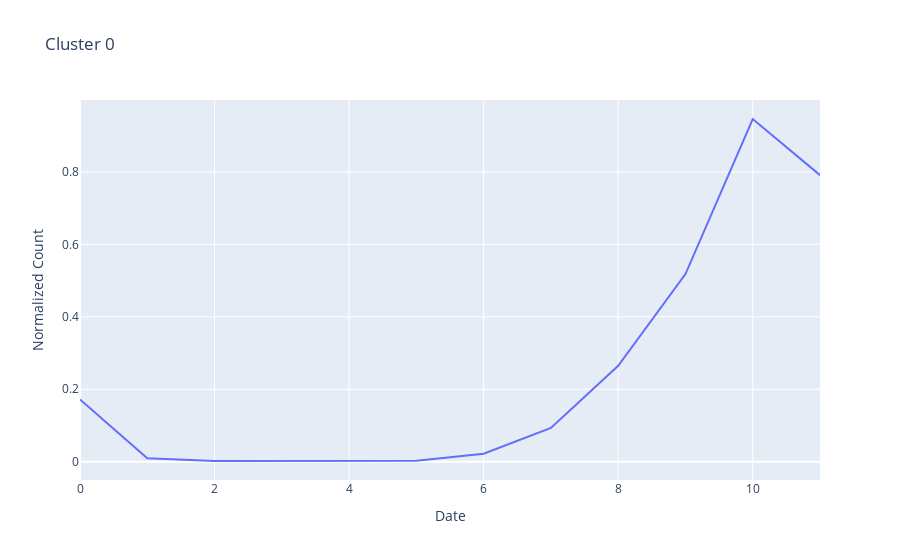
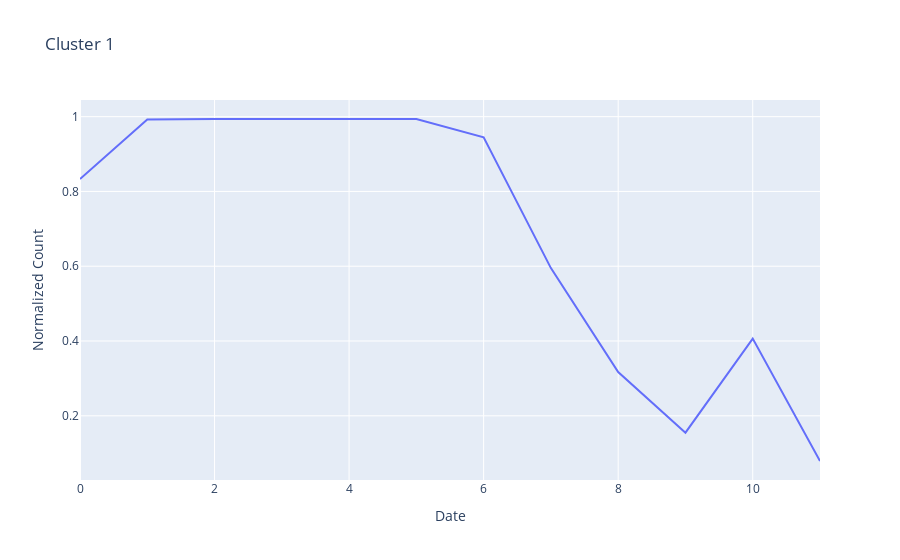
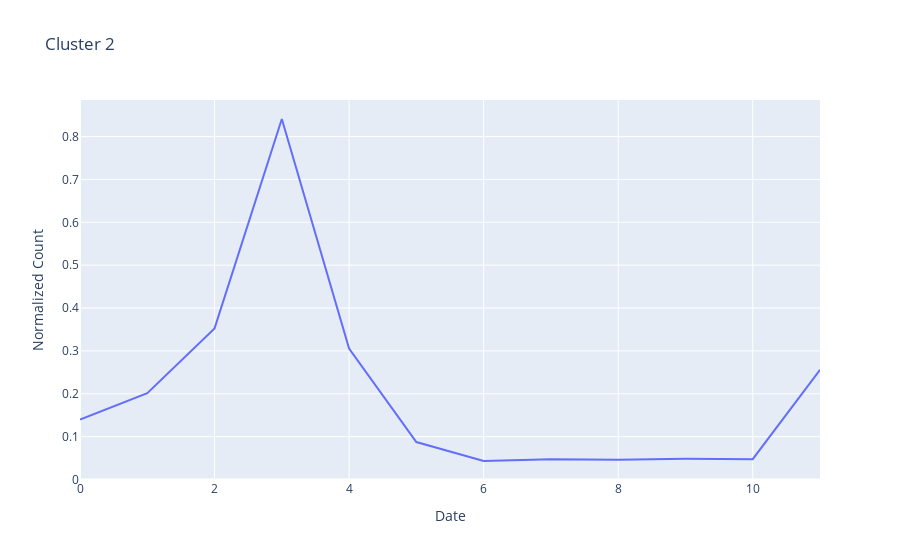

Source (notebook cell) for these figures, in order:
### Code cell
for i in range(num_clusters):
    fig = go.Figure()
    windows = cluster_df[cluster_df["cluster"] == i].index.values
    
    fig.add_trace(go.Scatter(y = centroids[i], mode = "lines", name = "Centroid"))
    """
    for window in windows:
        fig.add_trace(go.Scatter(y = df.loc[window], mode = "lines",
                                name = window))
    """
    fig.update_layout(title = f"Cluster {i}", xaxis_title = "Date", yaxis_title = "Normalized Count", hovermode = "x")
    fig.show()

### Figure 1 — Plotly figure (JSON) as saved in the notebook; plotly's stock layout.template omitted (floating-point values rounded to 4 significant figures)
{"data": [{"mode": "lines", "name": "Centroid", "type": "scatter", "y": [0.1718, 0.009596, 0.001952, 0.001999, 0.001987, 0.002563, 0.02215, 0.0932, 0.265, 0.5181, 0.9461, 0.791]}], "layout": {"autosize": true, "hovermode": "x", "title": {"text": "Cluster 0"}, "xaxis": {"autorange": true, "range": [0, 11], "title": {"text": "Date"}}, "yaxis": {"autorange": true, "range": [-0.0505, 0.9985], "title": {"text": "Normalized Count"}, "type": "linear"}}}

### Figure 2 — Plotly figure (JSON) as saved in the notebook; plotly's stock layout.template omitted (floating-point values rounded to 4 significant figures)
{"data": [{"mode": "lines", "name": "Centroid", "type": "scatter", "y": [0.8331, 0.9924, 0.9937, 0.9937, 0.9937, 0.9935, 0.9448, 0.5949, 0.317, 0.1548, 0.4063, 0.0791]}], "layout": {"autosize": true, "hovermode": "x", "title": {"text": "Cluster 1"}, "xaxis": {"autorange": true, "range": [0, 11], "title": {"text": "Date"}}, "yaxis": {"autorange": true, "range": [0.02829, 1.045], "title": {"text": "Normalized Count"}, "type": "linear"}}}

### Figure 3 — Plotly figure (JSON) as saved in the notebook; plotly's stock layout.template omitted (floating-point values rounded to 4 significant figures)
{"data": [{"mode": "lines", "name": "Centroid", "type": "scatter", "y": [0.1398, 0.2013, 0.3525, 0.841, 0.3053, 0.08732, 0.04315, 0.04706, 0.04626, 0.04859, 0.04747, 0.2559]}], "layout": {"autosize": true, "hovermode": "x", "title": {"text": "Cluster 2"}, "xaxis": {"autorange": true, "range": [0, 11], "title": {"text": "Date"}}, "yaxis": {"autorange": true, "range": [-0.001179, 0.8853], "title": {"text": "Normalized Count"}, "type": "linear"}}}
